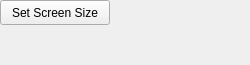
<?xml version="1.0" encoding="UTF-8"?>
<ui version="4.0">
 <class>CropDialog</class>
 <widget class="QWidget" name="CropDialog">
  <property name="geometry">
   <rect>
    <x>0</x>
    <y>0</y>
    <width>250</width>
    <height>65</height>
   </rect>
  </property>
  <property name="minimumSize">
   <size>
    <width>250</width>
    <height>65</height>
   </size>
  </property>
  <property name="windowTitle">
   <string>CropDialog</string>
  </property>
  <property name="windowOpacity">
   <double>0.650000000000000</double>
  </property>
  <widget class="QPushButton" name="setScreenSizeButton">
   <property name="geometry">
    <rect>
     <x>0</x>
     <y>0</y>
     <width>110</width>
     <height>25</height>
    </rect>
   </property>
   <property name="minimumSize">
    <size>
     <width>110</width>
     <height>25</height>
    </size>
   </property>
   <property name="text">
    <string>Set Screen Size</string>
   </property>
  </widget>
 </widget>
 <layoutdefault spacing="6" margin="11"/>
 <resources/>
 <connections/>
</ui>
